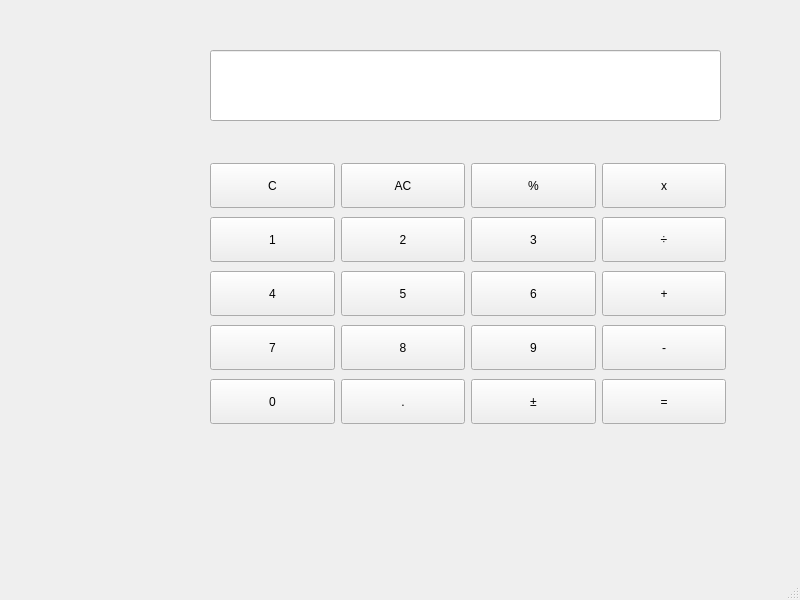
<?xml version="1.0" encoding="UTF-8"?>
<ui version="4.0">
 <class>MainWindow</class>
 <widget class="QMainWindow" name="MainWindow">
  <property name="geometry">
   <rect>
    <x>0</x>
    <y>0</y>
    <width>800</width>
    <height>600</height>
   </rect>
  </property>
  <property name="minimumSize">
   <size>
    <width>320</width>
    <height>450</height>
   </size>
  </property>
  <property name="windowTitle">
   <string>Ahmad's Calculator</string>
  </property>
  <widget class="QWidget" name="centralwidget">
   <widget class="QWidget" name="gridLayoutWidget">
    <property name="geometry">
     <rect>
      <x>210</x>
      <y>160</y>
      <width>516</width>
      <height>271</height>
     </rect>
    </property>
    <layout class="QGridLayout" name="gridLayout">
     <item row="3" column="3">
      <widget class="QPushButton" name="pushButton_sub">
       <property name="minimumSize">
        <size>
         <width>60</width>
         <height>45</height>
        </size>
       </property>
       <property name="text">
        <string>-</string>
       </property>
      </widget>
     </item>
     <item row="4" column="2">
      <widget class="QPushButton" name="pushButton_sign">
       <property name="minimumSize">
        <size>
         <width>60</width>
         <height>45</height>
        </size>
       </property>
       <property name="text">
        <string>±</string>
       </property>
      </widget>
     </item>
     <item row="1" column="2">
      <widget class="QPushButton" name="pushButton_3">
       <property name="minimumSize">
        <size>
         <width>60</width>
         <height>45</height>
        </size>
       </property>
       <property name="text">
        <string>3</string>
       </property>
      </widget>
     </item>
     <item row="0" column="2">
      <widget class="QPushButton" name="pushButton_mod">
       <property name="minimumSize">
        <size>
         <width>60</width>
         <height>45</height>
        </size>
       </property>
       <property name="text">
        <string>%</string>
       </property>
      </widget>
     </item>
     <item row="1" column="0">
      <widget class="QPushButton" name="pushButton_1">
       <property name="minimumSize">
        <size>
         <width>60</width>
         <height>45</height>
        </size>
       </property>
       <property name="text">
        <string>1</string>
       </property>
      </widget>
     </item>
     <item row="4" column="1">
      <widget class="QPushButton" name="pushButton_decimal">
       <property name="minimumSize">
        <size>
         <width>60</width>
         <height>45</height>
        </size>
       </property>
       <property name="text">
        <string>.</string>
       </property>
      </widget>
     </item>
     <item row="2" column="2">
      <widget class="QPushButton" name="pushButton_6">
       <property name="minimumSize">
        <size>
         <width>60</width>
         <height>45</height>
        </size>
       </property>
       <property name="text">
        <string>6</string>
       </property>
      </widget>
     </item>
     <item row="1" column="1">
      <widget class="QPushButton" name="pushButton_2">
       <property name="minimumSize">
        <size>
         <width>60</width>
         <height>45</height>
        </size>
       </property>
       <property name="text">
        <string>2</string>
       </property>
      </widget>
     </item>
     <item row="3" column="2">
      <widget class="QPushButton" name="pushButton_9">
       <property name="minimumSize">
        <size>
         <width>60</width>
         <height>45</height>
        </size>
       </property>
       <property name="text">
        <string>9</string>
       </property>
      </widget>
     </item>
     <item row="0" column="0">
      <widget class="QPushButton" name="pushButton_clear">
       <property name="minimumSize">
        <size>
         <width>60</width>
         <height>45</height>
        </size>
       </property>
       <property name="text">
        <string>C</string>
       </property>
      </widget>
     </item>
     <item row="2" column="0">
      <widget class="QPushButton" name="pushButton_4">
       <property name="minimumSize">
        <size>
         <width>60</width>
         <height>45</height>
        </size>
       </property>
       <property name="text">
        <string>4</string>
       </property>
      </widget>
     </item>
     <item row="2" column="3">
      <widget class="QPushButton" name="pushButton_add">
       <property name="minimumSize">
        <size>
         <width>60</width>
         <height>45</height>
        </size>
       </property>
       <property name="text">
        <string>+</string>
       </property>
      </widget>
     </item>
     <item row="3" column="1">
      <widget class="QPushButton" name="pushButton_8">
       <property name="minimumSize">
        <size>
         <width>60</width>
         <height>45</height>
        </size>
       </property>
       <property name="text">
        <string>8</string>
       </property>
      </widget>
     </item>
     <item row="4" column="3">
      <widget class="QPushButton" name="pushButton_equal">
       <property name="minimumSize">
        <size>
         <width>60</width>
         <height>45</height>
        </size>
       </property>
       <property name="text">
        <string>=</string>
       </property>
      </widget>
     </item>
     <item row="1" column="3">
      <widget class="QPushButton" name="pushButton_div">
       <property name="minimumSize">
        <size>
         <width>60</width>
         <height>45</height>
        </size>
       </property>
       <property name="text">
        <string>÷</string>
       </property>
      </widget>
     </item>
     <item row="2" column="1">
      <widget class="QPushButton" name="pushButton_5">
       <property name="minimumSize">
        <size>
         <width>60</width>
         <height>45</height>
        </size>
       </property>
       <property name="text">
        <string>5</string>
       </property>
      </widget>
     </item>
     <item row="0" column="3">
      <widget class="QPushButton" name="pushButton_mul">
       <property name="minimumSize">
        <size>
         <width>60</width>
         <height>45</height>
        </size>
       </property>
       <property name="text">
        <string>x</string>
       </property>
      </widget>
     </item>
     <item row="3" column="0">
      <widget class="QPushButton" name="pushButton_7">
       <property name="minimumSize">
        <size>
         <width>60</width>
         <height>45</height>
        </size>
       </property>
       <property name="text">
        <string>7</string>
       </property>
      </widget>
     </item>
     <item row="4" column="0">
      <widget class="QPushButton" name="pushButton_0">
       <property name="minimumSize">
        <size>
         <width>60</width>
         <height>45</height>
        </size>
       </property>
       <property name="text">
        <string>0</string>
       </property>
      </widget>
     </item>
     <item row="0" column="1">
      <widget class="QPushButton" name="pushButton_remove">
       <property name="minimumSize">
        <size>
         <width>60</width>
         <height>45</height>
        </size>
       </property>
       <property name="text">
        <string>AC</string>
       </property>
      </widget>
     </item>
    </layout>
   </widget>
   <widget class="QLineEdit" name="display">
    <property name="geometry">
     <rect>
      <x>210</x>
      <y>50</y>
      <width>511</width>
      <height>71</height>
     </rect>
    </property>
    <property name="text">
     <string/>
    </property>
   </widget>
  </widget>
  <widget class="QMenuBar" name="menubar">
   <property name="geometry">
    <rect>
     <x>0</x>
     <y>0</y>
     <width>800</width>
     <height>21</height>
    </rect>
   </property>
  </widget>
  <widget class="QStatusBar" name="statusbar"/>
 </widget>
 <resources/>
 <connections/>
</ui>
